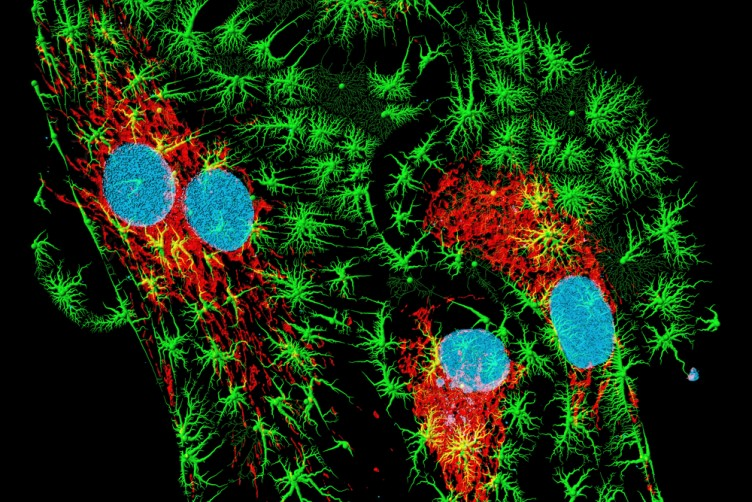
#> input picture fiber-optics-fluorescense-microscopy.jpg, 752 x 502 px
$ python ColorClassification.py fiber-optics-fluorescense-microscopy.jpg   (older library calls are emulated)
#> lines starting #> are read from the running program, lines starting #| are printed output that depends on the picture; after the words box and inside, x2 and y2 are one past the last pixel; in counts of white or black regions, pixels touching at a corner belong together
"""
The outline of the code follows structured coding principles. All functions are called within main.
"""

import cv2
import numpy as np
import argparse

parser = argparse.ArgumentParser(description='Object Classification based on Color')
parser.add_argument('image', metavar='image',
                    help='path to image')
parser.add_argument('-C', metavar='color_margin', default=[0,0,0], type=int, nargs=3,
                    help='Input 3 numbers, one for each RGB color. These will be used for thresholding color, Green Blue and Red. By increasing each value you keep pixels with higher intensity to the respective color, default = [0, 0, 0]')
parser.add_argument('-k1', metavar='Open', type=int, default=[0,0,0], nargs=3, help='Specifies the size of kernel 1 for each color, used for denoising (opening), (default: [0, 0, 0])')
parser.add_argument('-k2', metavar='Close', type=int, default=[0,0,0], nargs=3,help='Specifies the size of kernel 2 for each color, used for denoising (closing), (default: [0, 0, 0])')
parser.add_argument('-cells', dest='cells', action='store_true',
                    help='Set to an alternate mode for recognizing distinct cells and their nuclei (default: False)')

def main():
    global args
    args = parser.parse_args()

    image = cv2.imread(args.image) #load the image
#> image is the input picture: shape (502, 752, 3); mean B, G, R 18.6, 45, 27.5

    gkernels = (args.k1[0], args.k2[0])
    bkernels = (args.k1[1], args.k2[1])
    rkernels = (args.k1[2], args.k2[2])

    CurrentImage = ImageParameters(image, args.C, [gkernels,bkernels,rkernels])

    img_b, img_g, img_r = cv2.split(CurrentImage.image) #bgr protocol
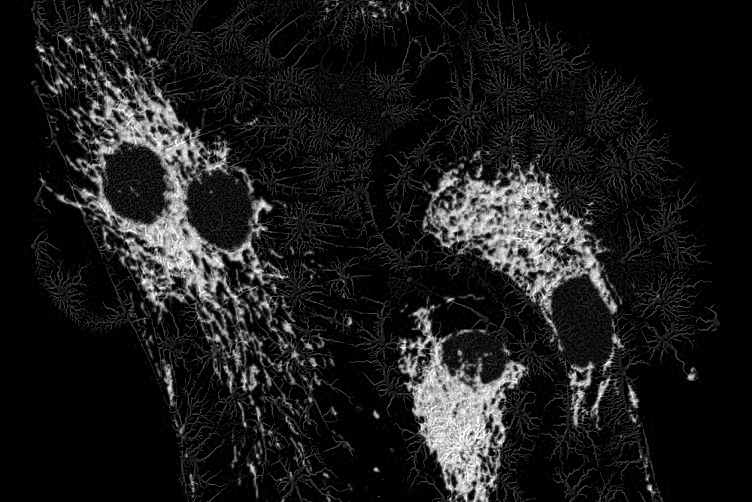
#> img_r: shape (502, 752); min 0, max 255, mean 27.5

    ShowImage(np.hstack([img_b, img_g, img_r]))

    if args.cells:
        #This is a special case for the image with the cells. There was a lot of manual handling I had to do in order to achieve satisfactory results so this is an exception and no parameters are passed by the user.
        #The blue image includes are the nuclei so we separate the two
        #I zoomed in the pixels to figure out the best value range to separate the 2 nuclei
        RedNucleus = img_b.copy()
        RedNucleus[img_r<80] = 0
        RedNucleus[img_b<100] = 0
        RedNucleus[img_g>100] = 0
        BlueNucleus = img_b.copy()
        BlueNucleus[img_r>100] = 0
        BlueNucleus[img_b<100] = 0
        BlueNucleus[img_g<20] = 0
        ShowImage(np.hstack([RedNucleus, BlueNucleus]))

        #Now to binarize, all values that arent 0 will be 250:
        RedNucleus[RedNucleus!=0]=250
        BlueNucleus[BlueNucleus!=0]=250
        ShowImage(np.hstack([RedNucleus, BlueNucleus]))

    ShowImage(np.hstack([img_b, img_g, img_r]))

    BlueMask = np.zeros(np.shape(img_r),np.uint8) #creating mask array
    test1=img_r/2+img_g/2 + CurrentImage.margins[0]
    #keep the pixels were blue overpowers the other 2 colors
    BlueMask[img_b > test1] = 250
    #and also the pixels were blue is simply very high

    GreenMask = np.zeros(np.shape(img_r),np.uint8)
    test1=img_b/2+img_r/2 + CurrentImage.margins[1]
    GreenMask[img_g>test1] = 250

    RedMask = np.zeros(np.shape(img_r),np.uint8)
    test1=img_b/2+img_g/2 + CurrentImage.margins[2]
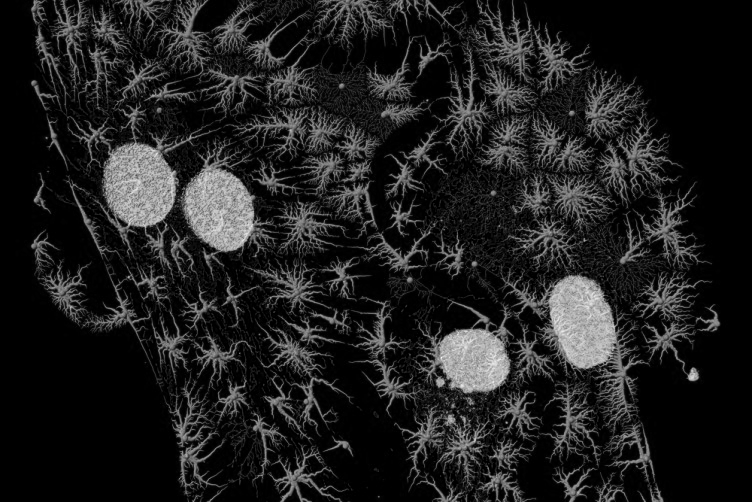
#> test1: shape (502, 752) float64; min 0, max 250.5, mean 31.8
    RedMask[img_r>test1] = 250

    masks = [BlueMask, GreenMask, RedMask]
    ShowImage(np.hstack(masks))
#> in ShowImage (call 3), `cv2.imshow( "Image Display", image )`:
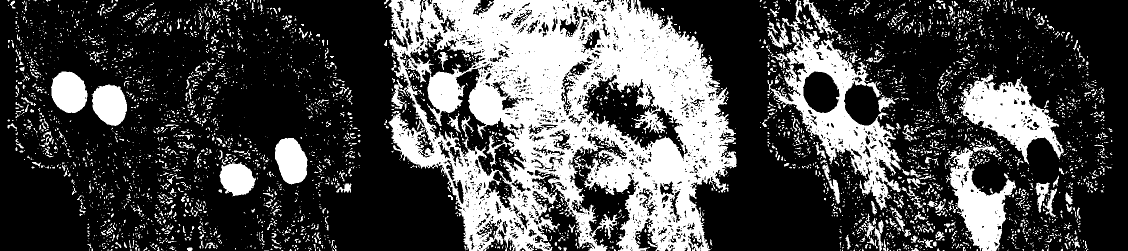
#> window 'Image Display': shape (502, 2256) (shown at 1/2 size); values 0 (black) and 250 (white), 29.3% white; 4519 white regions (3749 under 20 px), largest, box (x1, y1, x2, y2) and area: (777, 0, 1473, 502) 198873, (1535, 0, 1804, 420) 28539, (1917, 149, 2128, 329) 15911

    output = []
    contoured = []

    #Calculate the total area in order to calculate the surface coverage later
    blank_image = np.ones(np.shape(BlueMask), np.uint8)*255
    _, blank_contour, _ = cv2.findContours(blank_image,cv2.RETR_TREE,cv2.CHAIN_APPROX_SIMPLE)

    total_area = cv2.contourArea(blank_contour[0])
    print("total area is %i  "%total_area)

    if args.cells:
        #This block of code is for when the user defined the mode of cell/nuclei recognition
        GreenCell = cv2.bitwise_or(GreenMask, BlueNucleus)
        RedCell = cv2.bitwise_or(RedMask, RedNucleus)
        ShowImage(np.hstack([GreenCell, RedCell]))

        Cells = [GreenCell, RedCell, BlueNucleus, RedNucleus]

        object_areas = [] #We want to analyze the coverage of nuclei with respect to cells, so we need to handle this differently.
        for i, cell in enumerate(Cells):
            if i<2:
                cell = CloseHoles(cell, args.k1[i], args.k2[i])
            else:
                cell = CloseHoles(cell, args.k1[2], args.k2[2])

            output.append(cv2.bitwise_and(CurrentImage.image, CurrentImage.image, mask = cell)) #bitwise_and applies the mask to the image
            image, contours, hierarchy = cv2.findContours(cell,cv2.RETR_TREE,cv2.CHAIN_APPROX_SIMPLE) #Find the contours to outline the objects

            todraw = CurrentImage.image.copy() #make a copy of the original image
            cv2.drawContours(todraw, contours, -1, (0,255,0), 2)
            contoured.append(todraw)

            object_area = 0
            for i in contours:
                object_area += cv2.contourArea(i) #Calculate the area this object covers
            object_areas.append(object_area)

        #calculate the coverage percentage
        coverage_percentage = round((object_areas[2] / object_areas[0])*100, 2)
        print('The blue nuclei cover {} percent of the total green cell area'.format(coverage_percentage))
        coverage_percentage = round((object_areas[3] / object_areas[1])*100, 2)
        print('The purple nuclei cover {} percent of the total red cell area'.format(coverage_percentage))

    else:
        for i, mask in enumerate(masks):
            k1,k2 = CurrentImage.openclose[i]
            mask = CloseHoles(mask, k1,k2)

            output.append(cv2.bitwise_and(CurrentImage.image, CurrentImage.image, mask = mask)) #bitwise_and applies the mask to the image
            image, contours, hierarchy = cv2.findContours(mask,cv2.RETR_TREE,cv2.CHAIN_APPROX_SIMPLE) #Find the contours to outline the objects

            todraw = CurrentImage.image.copy() #make a copy of the original image
            cv2.drawContours(todraw, contours, -1, (0,255,0), 2)
            contoured.append(todraw)

            object_area = 0
            for i in contours:
                object_area += cv2.contourArea(i) #Calculate the area this object covers
            print(object_area)

            #calculate the coverage percentage
            coverage_percentage = round((object_area / total_area)*100, 2)

            print("{}% Coverage".format(coverage_percentage))
#> this loop made 3 passes
#> pass 1, in CloseHoles, `starting_image = mask`:
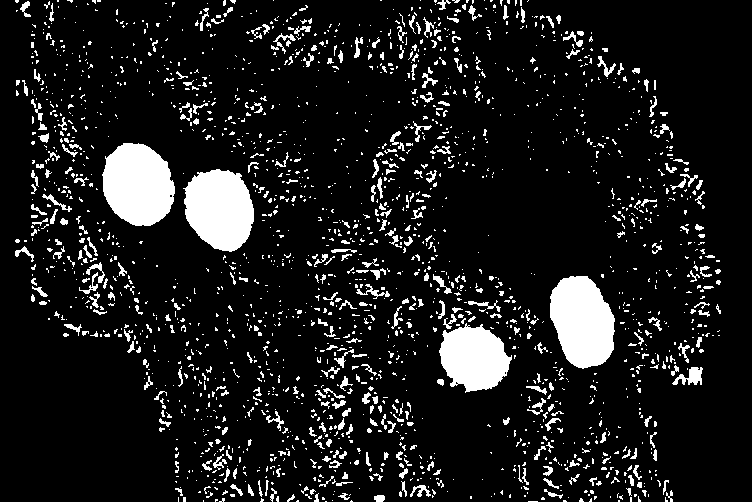
#> starting_image: shape (502, 752); values 0 (black) and 250 (white), 10.9% white; 2088 white regions (1743 under 20 px), largest, box (x1, y1, x2, y2) and area: (102, 143, 175, 226) 4652, (550, 276, 615, 369) 4551, (183, 169, 254, 252) 4430
#> pass 3, in CloseHoles (call 3), `starting_image = mask`:
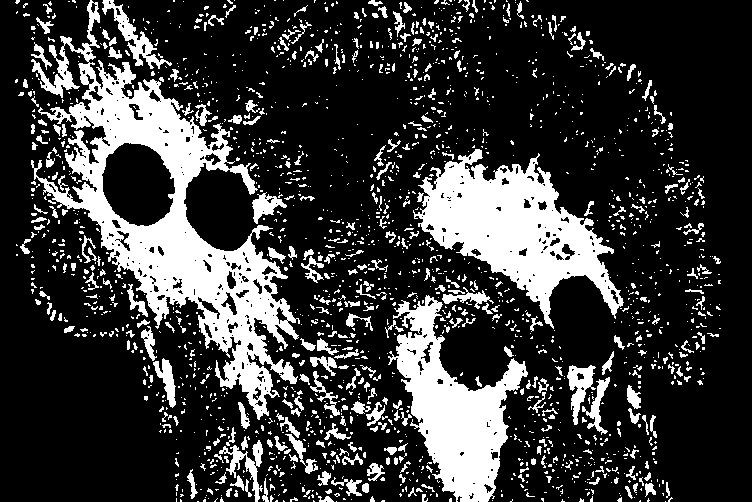
#> starting_image: shape (502, 752); values 0 (black) and 250 (white), 22.8% white; 1946 white regions (1596 under 20 px), largest, box (x1, y1, x2, y2) and area: (31, 0, 300, 420) 28539, (413, 149, 624, 329) 15911, (388, 295, 528, 502) 12015
#> after the loop:
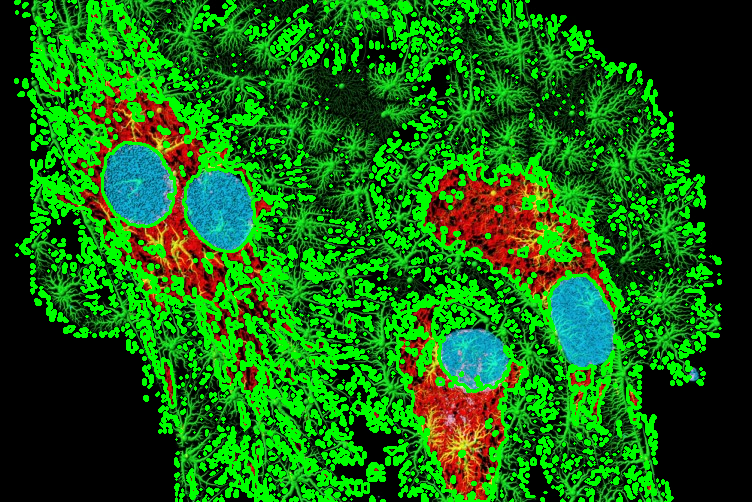
#> todraw: shape (502, 752, 3); mean B, G, R 16.1, 103.3, 21.1
#> after the loop, contoured = 3 items; output = 3 items

    ShowImage(np.hstack(output))
    ShowImage(np.hstack(contoured))
#> in ShowImage (call 5), `cv2.imshow( "Image Display", image )`:
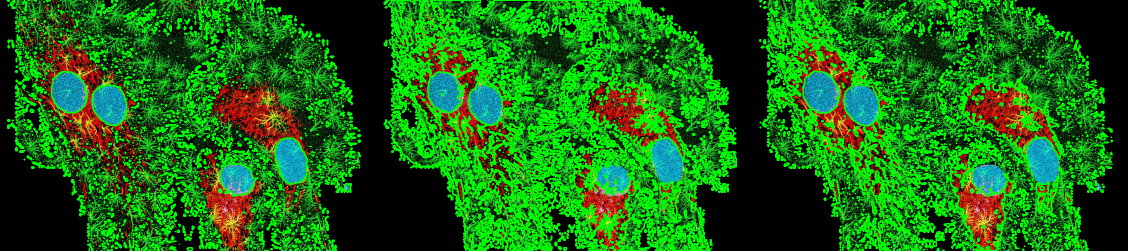
#> window 'Image Display': shape (502, 2256, 3) (shown at 1/2 size); mean B, G, R 16, 103.2, 22.1

class ImageParameters:
    #A class to include all the parameters given by the user. Not a necessary structure but helps me organize stuff.
    def __init__(self, image, margins, openclose):
        self.image = image
        self.margins = margins
        self.openclose = openclose

def ShowImage(image):
    #A function for the standard image visualization
    cv2.namedWindow( "Image Display", cv2.WINDOW_NORMAL )
    cv2.imshow( "Image Display", image )
    cv2.waitKey()

def LocateContours(mask, i):
    #Find the contours based on the mask that was created
    image, contours, hierarchy = cv2.findContours(mask,cv2.RETR_TREE,cv2.CHAIN_APPROX_SIMPLE)

    todraw = CurrentImage.image.copy() #make a copy of the original image
    cv2.drawContours(todraw, contours, -1, (0,255,0), 1)
    ShowImage(todraw)
    #Calculate total area the contours encircle
    object_area = 0
    for i in contours:
        object_area += cv2.contourArea(i)
    print(object_area)
    return(todraw, object_area)


def CloseHoles(mask, k1=5, k2=3):
    #Close small holes
    """
    If the user specified a valid kernel size proceed with the denoising process
    """
    starting_image = mask

    if k1 > 0:
        kernel_1 = np.ones((k1,k1),np.uint8)
        mask = cv2.morphologyEx(mask, cv2.MORPH_OPEN, kernel_1, iterations = 1)
        ShowImage(np.hstack([starting_image, mask]))
    if k2 > 0:
        kernel_2 = np.ones((k2,k2),np.uint8)
        mask = cv2.morphologyEx(mask, cv2.MORPH_CLOSE, kernel_2, iterations = 1)
        ShowImage(np.hstack([starting_image, mask]))

    return(mask)


if __name__ == '__main__':
    main()

$ run again, on lg-ksRLq1280.jpg
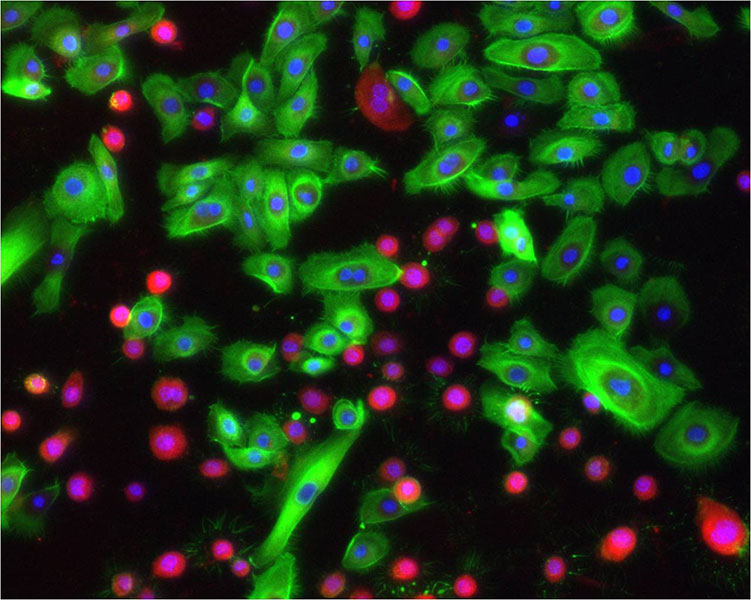
#> input picture lg-ksRLq1280.jpg, 751 x 600 px
#> in main, image is the input picture: shape (600, 751, 3); mean B, G, R 23.2, 50.4, 28.8
#> in ShowImage (call 3), `cv2.imshow( "Image Display", image )`:
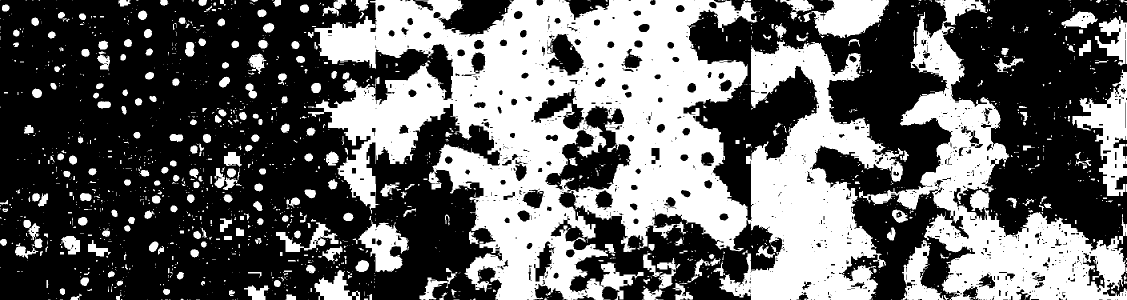
#> window 'Image Display': shape (600, 2253) (shown at 1/2 size); values 0 (black) and 250 (white), 40% white; 1657 white regions (1291 under 20 px), largest, box (x1, y1, x2, y2) and area: (616, 0, 1806, 600) 359613, (1718, 0, 2253, 600) 85754, (2144, 139, 2253, 392) 10941
#> after the loop in main, `for i, mask in enumerate(masks):`: contoured = 3 items
#> in ShowImage (call 5), `cv2.imshow( "Image Display", image )`:
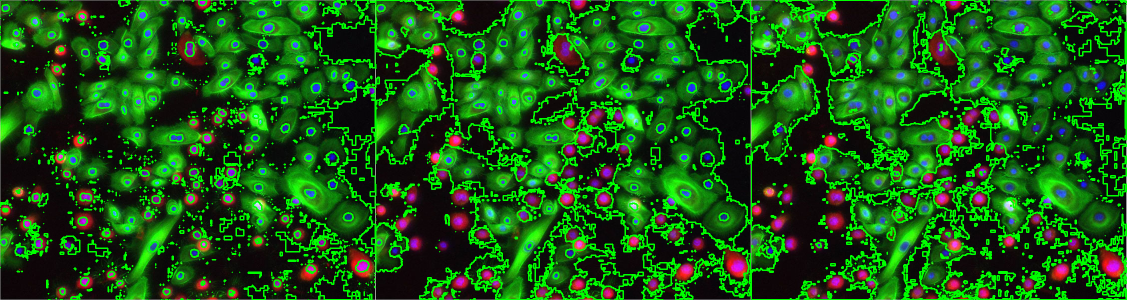
#> window 'Image Display': shape (600, 2253, 3) (shown at 1/2 size); mean B, G, R 18.5, 85.5, 24.1
